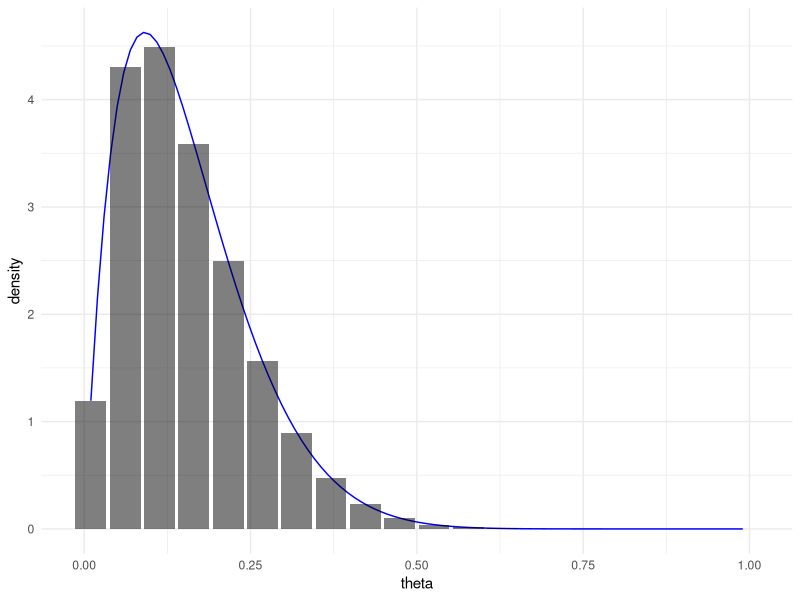
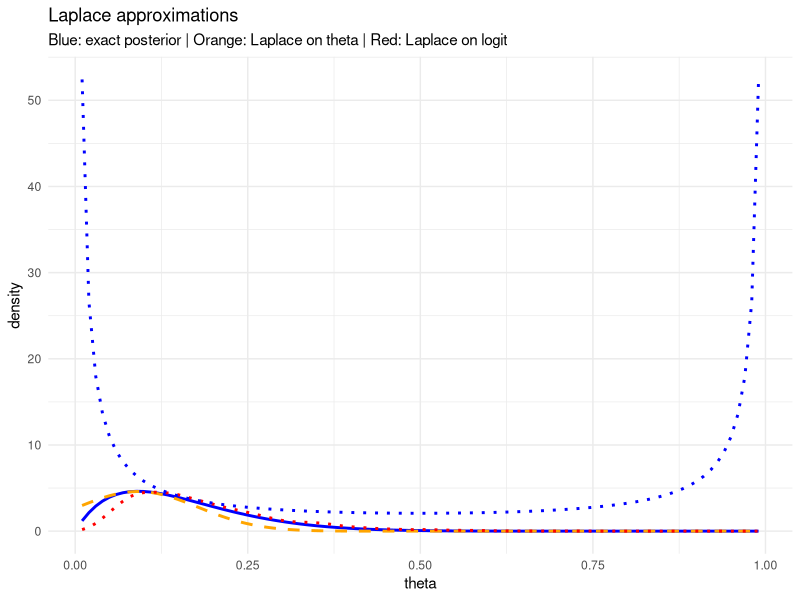
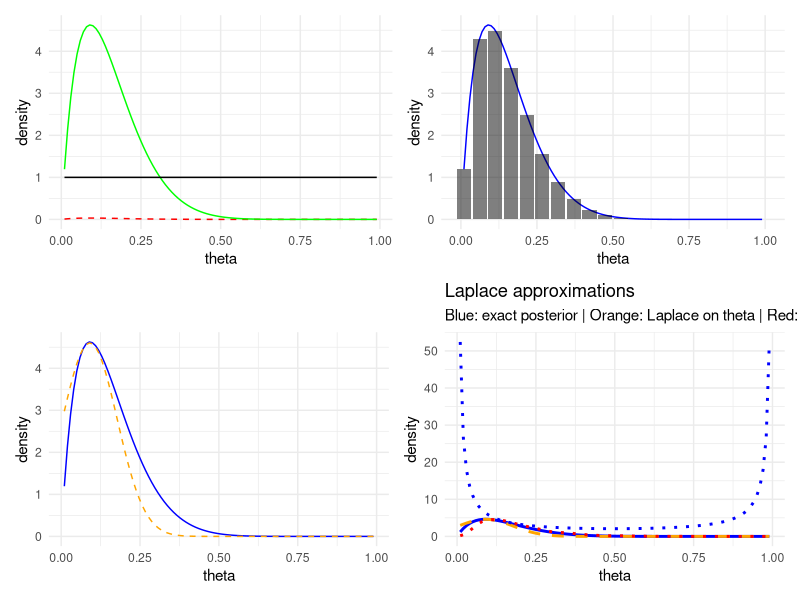

Write the R code that produced these figures, in order.
library(tidyverse)
library(patchwork)

# -----------------------------
# data
# -----------------------------
dataset <- c(
  rep(0, 10),
  rep(1, 1)
)
n_samples <- length(dataset)

n_heads <- sum(dataset)
n_tails <- n_samples - n_heads

# -----------------------------
# prior (Beta(1,1))
# -----------------------------
a <- 1
b <- 1

# -----------------------------
# exact posterior Beta
# -----------------------------
apost <- a + n_heads
bpost <- b + n_tails

theta_range <- seq(0.01, 0.99, length.out = 100)

marginal <- choose(n_samples, n_heads) *
  beta(apost, bpost) /
  beta(a, b)

df_plot <- tibble(
  theta = theta_range,
  prior = dbeta(
    theta_range, a, b
  ),
  posterior = dbeta(
    theta_range, apost, bpost
  ),
  likelihood =
    dbinom(
      n_heads,
      size = n_samples,
      prob = theta_range
    ) * marginal
)

# -----------------------------
# plot prior / likelihood / posterior
# -----------------------------
p1 <- ggplot(df_plot) +
  geom_line(
    aes(theta, likelihood),
    color = "red",
    linetype = "dashed"
  ) +
  geom_line(
    aes(theta, posterior),
    color = "green"
  ) +
  geom_line(
    aes(theta, prior),
    color = "black"
  ) +
  theme_minimal() +
  labs(x = "theta", y = "density")

# -----------------------------
# grid approximation
# -----------------------------
n_points_grid <- 20
theta_grid <- seq(0.01, 0.99, length.out = n_points_grid)

likelihood_grid <- dbinom(
  n_heads,
  size = n_samples,
  prob = theta_grid
)
prior_grid <- dbeta(theta_grid, a, b)

grid_unnorm <- likelihood_grid * prior_grid
grid_appx <- grid_unnorm / sum(grid_unnorm)

# grid_appx is prob * delta.
# To get density, we need to divide by delta
delta <- diff(theta_grid)[1]

df_grid <- tibble(
  theta = theta_grid,
  grid = grid_appx,
  grid_density = grid / delta
)

# -----------------------------
# compare grid vs true posterior
# -----------------------------
p2 <- ggplot() +
  geom_line(
    data = df_plot,
    aes(theta, posterior),
    color = "blue"
  ) +
  geom_col(
    data = df_grid,
    aes(theta, grid_density),
    fill = "black",
    alpha = 0.5
  ) +
  theme_minimal() +
  labs(x = "theta", y = "density")
p2

# ----------------------------
# Laplace approximation (MAP + Hessian)
# -----------------------------
neg_log_post <- function(theta) {
  -(
    dbinom(
      n_heads,
      size = n_samples,
      prob = theta,
      log = TRUE
    ) +
      dbeta(theta, a, b, log = TRUE)
  )
}

opt <- optimize(
  neg_log_post,
  interval = c(1e-6, 1 - 1e-6)
)
theta_map <- opt$minimum

hessian <- numDeriv::hessian(
  neg_log_post,
  theta_map
)
scale <- 1 / sqrt(hessian)

df_laplace <- tibble(
  theta = theta_range,
  laplace = dnorm(
    theta_range,
    mean = theta_map,
    sd = scale
  )
)

# -----------------------------
# compare posterior vs Laplace
# -----------------------------
p3 <- ggplot() +
  geom_line(
    data = df_plot,
    aes(theta, posterior),
    color = "blue"
  ) +
  geom_line(
    data = df_laplace,
    aes(theta, laplace),
    color = "orange",
    linetype = "dashed"
  ) +
  theme_minimal() +
  labs(x = "theta", y = "density")

# -----------------------------
# Laplace approximation on logit scale
# -----------------------------

# Transform theta to logit (unconstrained)
logit <- function(p) log(p / (1 - p))
inv_logit <- function(alpha) 1 / (1 + exp(-alpha))

# Negative log-posterior on logit scale
# Includes Jacobian: d theta / d alpha = theta * (1 - theta)
neg_log_post_logit <- function(alpha) {
  theta <- inv_logit(alpha)
  log_jacobian <- log(theta * (1 - theta))  # |d theta / d alpha|

  -(
    dbinom(
      n_heads,
      size = n_samples,
      prob = theta,
      log = TRUE
    ) +
      dbeta(theta, a, b, log = TRUE) +
      log_jacobian
  )
}

# Find mode on logit scale
opt_logit <- optimize(
  neg_log_post_logit,
  interval = c(-10, 10)
)
alpha_map <- opt_logit$minimum

# Hessian on logit scale (second derivative)
hessian_logit <- numDeriv::hessian(
  neg_log_post_logit,
  alpha_map
)
scale_logit <- 1 / sqrt(hessian_logit)

# Laplace approximation on theta scale (transform back)
# Method: sample from Gaussian on alpha, then map to theta
set.seed(42)
alpha_samples <- rnorm(
  5000,
  mean = alpha_map,
  sd = scale_logit
)
theta_samples <- inv_logit(alpha_samples)

jacobian <- theta_range * (1 - theta_range)

# Density of transformed samples (kernel density estimate)
df_laplace_logit <- tibble(
  theta = theta_range,
  laplace_logit = density(
    theta_samples,
    from = 0,
    to = 1,
    n = length(theta_range)
  )$y,
  laplace_logit_direct = dnorm(
    alpha_map,
    mean = alpha_map,
    sd = scale_logit
  ) * (1 / jacobian)
)

# Compare original Laplace (theta-space) vs logit-Laplace
p4 <- ggplot() +
  geom_line(
    data = df_plot,
    aes(theta, posterior),
    color = "blue",
    linewidth = 1
  ) +
  geom_line(
    data = df_laplace,
    aes(theta, laplace),
    color = "orange",
    linetype = "dashed",
    linewidth = 1
  ) +
  geom_line(
    data = df_laplace_logit,
    aes(theta, laplace_logit),
    color = "red",
    linetype = "dotted",
    linewidth = 1
  ) +
  geom_line(
    data = df_laplace_logit,
    aes(theta, laplace_logit_direct),
    color = "blue",
    linetype = "dotted",
    linewidth = 1
  ) +
  theme_minimal() +
  labs(
    x = "theta", y = "density",
    title = "Laplace approximations",
    subtitle = "Blue: exact posterior | Orange: Laplace on theta | Red: Laplace on logit"
  )
p4

(p1 + p2) /
  (p3 + p4)
